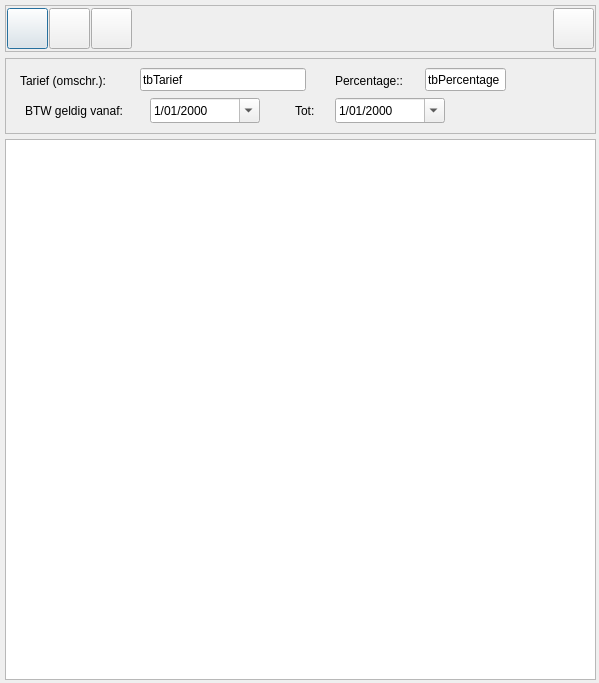
<?xml version="1.0" encoding="UTF-8"?>
<ui version="4.0">
 <class>AddBTWTarief</class>
 <widget class="QDialog" name="AddBTWTarief">
  <property name="geometry">
   <rect>
    <x>0</x>
    <y>0</y>
    <width>599</width>
    <height>683</height>
   </rect>
  </property>
  <property name="windowTitle">
   <string>Beheer BTW tarieven</string>
  </property>
  <widget class="QFrame" name="frame_2">
   <property name="geometry">
    <rect>
     <x>5</x>
     <y>58</y>
     <width>591</width>
     <height>76</height>
    </rect>
   </property>
   <property name="sizePolicy">
    <sizepolicy hsizetype="Preferred" vsizetype="Fixed">
     <horstretch>0</horstretch>
     <verstretch>0</verstretch>
    </sizepolicy>
   </property>
   <property name="minimumSize">
    <size>
     <width>0</width>
     <height>76</height>
    </size>
   </property>
   <property name="frameShape">
    <enum>QFrame::StyledPanel</enum>
   </property>
   <property name="frameShadow">
    <enum>QFrame::Raised</enum>
   </property>
   <widget class="QLineEdit" name="tbPercentage">
    <property name="geometry">
     <rect>
      <x>420</x>
      <y>10</y>
      <width>81</width>
      <height>23</height>
     </rect>
    </property>
    <property name="text">
     <string>tbPercentage</string>
    </property>
   </widget>
   <widget class="QLabel" name="lbPercentage">
    <property name="geometry">
     <rect>
      <x>330</x>
      <y>15</y>
      <width>91</width>
      <height>16</height>
     </rect>
    </property>
    <property name="text">
     <string>Percentage::</string>
    </property>
   </widget>
   <widget class="QLabel" name="lbTarief">
    <property name="geometry">
     <rect>
      <x>15</x>
      <y>15</y>
      <width>101</width>
      <height>16</height>
     </rect>
    </property>
    <property name="text">
     <string>Tarief (omschr.):</string>
    </property>
   </widget>
   <widget class="QLineEdit" name="tbTarief">
    <property name="geometry">
     <rect>
      <x>135</x>
      <y>10</y>
      <width>166</width>
      <height>23</height>
     </rect>
    </property>
    <property name="text">
     <string>tbTarief</string>
    </property>
   </widget>
   <widget class="QLabel" name="lbVanaf">
    <property name="geometry">
     <rect>
      <x>20</x>
      <y>45</y>
      <width>121</width>
      <height>16</height>
     </rect>
    </property>
    <property name="text">
     <string>&lt;html&gt;&lt;head/&gt;&lt;body&gt;&lt;p&gt;BTW geldig vanaf:&lt;/p&gt;&lt;/body&gt;&lt;/html&gt;</string>
    </property>
   </widget>
   <widget class="QDateEdit" name="dtpVanaf">
    <property name="geometry">
     <rect>
      <x>145</x>
      <y>40</y>
      <width>110</width>
      <height>25</height>
     </rect>
    </property>
    <property name="displayFormat">
     <string>d/MM/yyyy</string>
    </property>
    <property name="calendarPopup">
     <bool>true</bool>
    </property>
   </widget>
   <widget class="QDateEdit" name="dtpTot">
    <property name="geometry">
     <rect>
      <x>330</x>
      <y>40</y>
      <width>110</width>
      <height>25</height>
     </rect>
    </property>
    <property name="displayFormat">
     <string>d/MM/yyyy</string>
    </property>
    <property name="calendarPopup">
     <bool>true</bool>
    </property>
   </widget>
   <widget class="QLabel" name="lbTot">
    <property name="geometry">
     <rect>
      <x>290</x>
      <y>45</y>
      <width>36</width>
      <height>16</height>
     </rect>
    </property>
    <property name="text">
     <string>Tot:</string>
    </property>
   </widget>
  </widget>
  <widget class="QTableView" name="tvBTWTarief">
   <property name="geometry">
    <rect>
     <x>5</x>
     <y>139</y>
     <width>591</width>
     <height>541</height>
    </rect>
   </property>
  </widget>
  <widget class="QFrame" name="frame">
   <property name="geometry">
    <rect>
     <x>5</x>
     <y>5</y>
     <width>591</width>
     <height>47</height>
    </rect>
   </property>
   <property name="sizePolicy">
    <sizepolicy hsizetype="Preferred" vsizetype="Fixed">
     <horstretch>0</horstretch>
     <verstretch>0</verstretch>
    </sizepolicy>
   </property>
   <property name="minimumSize">
    <size>
     <width>0</width>
     <height>41</height>
    </size>
   </property>
   <property name="frameShape">
    <enum>QFrame::StyledPanel</enum>
   </property>
   <property name="frameShadow">
    <enum>QFrame::Raised</enum>
   </property>
   <layout class="QHBoxLayout" name="horizontalLayout">
    <property name="spacing">
     <number>1</number>
    </property>
    <property name="leftMargin">
     <number>1</number>
    </property>
    <property name="topMargin">
     <number>1</number>
    </property>
    <property name="rightMargin">
     <number>1</number>
    </property>
    <property name="bottomMargin">
     <number>1</number>
    </property>
    <item>
     <widget class="QPushButton" name="btnNieuw">
      <property name="sizePolicy">
       <sizepolicy hsizetype="Fixed" vsizetype="Fixed">
        <horstretch>0</horstretch>
        <verstretch>0</verstretch>
       </sizepolicy>
      </property>
      <property name="minimumSize">
       <size>
        <width>41</width>
        <height>41</height>
       </size>
      </property>
      <property name="text">
       <string/>
      </property>
      <property name="icon">
       <iconset resource="../resource.qrc">
        <normaloff>:/icons/icons/add.png</normaloff>:/icons/icons/add.png</iconset>
      </property>
     </widget>
    </item>
    <item>
     <widget class="QPushButton" name="btnBewerk">
      <property name="sizePolicy">
       <sizepolicy hsizetype="Fixed" vsizetype="Fixed">
        <horstretch>0</horstretch>
        <verstretch>0</verstretch>
       </sizepolicy>
      </property>
      <property name="minimumSize">
       <size>
        <width>41</width>
        <height>41</height>
       </size>
      </property>
      <property name="text">
       <string/>
      </property>
      <property name="icon">
       <iconset resource="../resource.qrc">
        <normaloff>:/icons/icons/edit_button.png</normaloff>:/icons/icons/edit_button.png</iconset>
      </property>
     </widget>
    </item>
    <item>
     <widget class="QPushButton" name="btnOpslaan">
      <property name="sizePolicy">
       <sizepolicy hsizetype="Fixed" vsizetype="Fixed">
        <horstretch>0</horstretch>
        <verstretch>0</verstretch>
       </sizepolicy>
      </property>
      <property name="minimumSize">
       <size>
        <width>41</width>
        <height>41</height>
       </size>
      </property>
      <property name="text">
       <string/>
      </property>
      <property name="icon">
       <iconset resource="../resource.qrc">
        <normaloff>:/icons/icons/save_close.png</normaloff>:/icons/icons/save_close.png</iconset>
      </property>
     </widget>
    </item>
    <item>
     <spacer name="horizontalSpacer">
      <property name="orientation">
       <enum>Qt::Horizontal</enum>
      </property>
      <property name="sizeHint" stdset="0">
       <size>
        <width>226</width>
        <height>20</height>
       </size>
      </property>
     </spacer>
    </item>
    <item>
     <widget class="QPushButton" name="btnStop">
      <property name="sizePolicy">
       <sizepolicy hsizetype="Fixed" vsizetype="Fixed">
        <horstretch>0</horstretch>
        <verstretch>0</verstretch>
       </sizepolicy>
      </property>
      <property name="minimumSize">
       <size>
        <width>41</width>
        <height>41</height>
       </size>
      </property>
      <property name="text">
       <string/>
      </property>
      <property name="icon">
       <iconset resource="../resource.qrc">
        <normaloff>:/icons/icons/stop2.png</normaloff>:/icons/icons/stop2.png</iconset>
      </property>
     </widget>
    </item>
   </layout>
  </widget>
 </widget>
 <resources>
  <include location="../resource.qrc"/>
 </resources>
 <connections/>
</ui>
